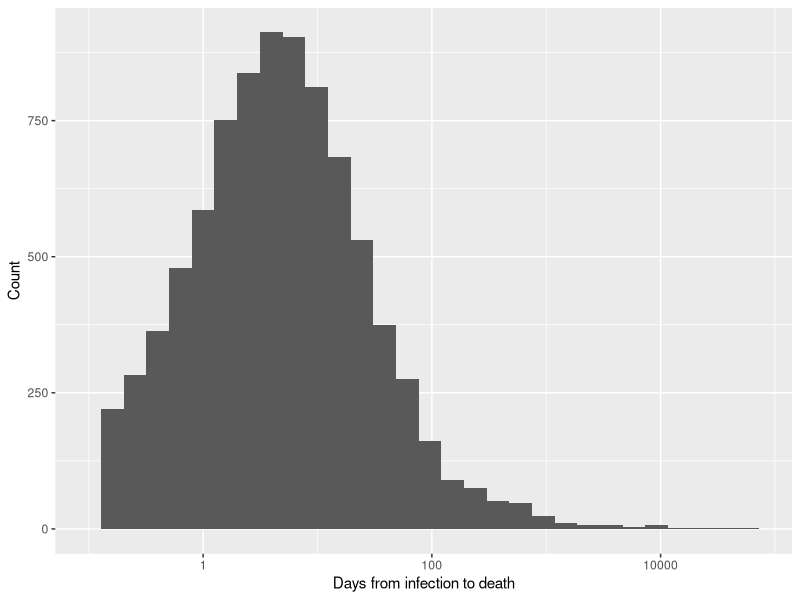

R code for this plot:
library(tidyverse)

nreplicates <- 10000
a <- rgamma(nreplicates, 1, 0.5)
b <- rgamma(nreplicates, 1, 2)
days <- map2_dbl(a, b, ~rgamma(1, .x, .y))
g <- qplot(days) +
  scale_x_log10(limits=c(0.1, NA)) +
  xlab("Days from infection to death") +
  ylab("Count")
ggsave("outputs/monkey_death_prior_predictive.pdf")